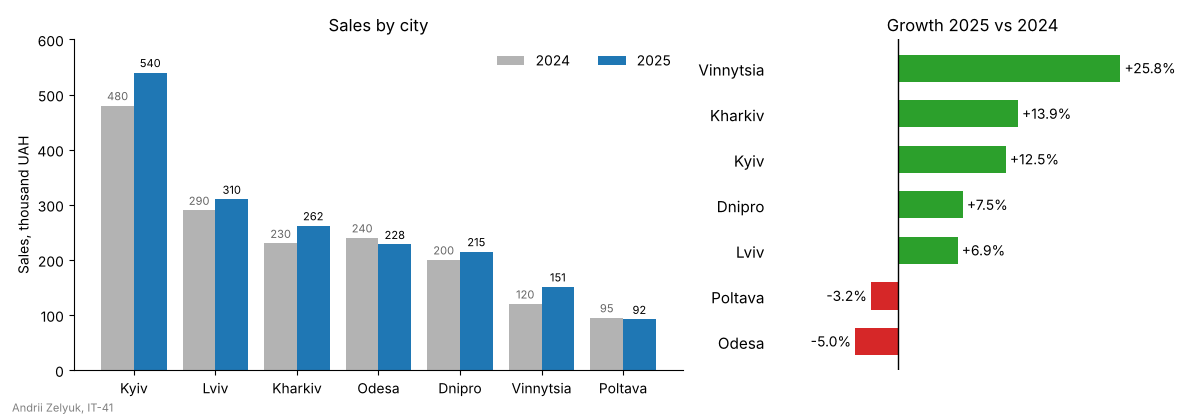

Python code for this plot:
import matplotlib.pyplot as plt
import numpy as np

STUDENT_NAME = "Andrii Zelyuk"   # ім'я та прізвище транслітерацією
STUDENT_GROUP = "IT-41"   # група

cities = ["Lviv", "Poltava", "Kyiv", "Odesa", "Dnipro", "Kharkiv", "Vinnytsia"]
# продажі, тис. грн
sales_2024 = np.array([290, 95, 480, 240, 200, 230, 120])
sales_2025 = np.array([310, 92, 540, 228, 215, 262, 151])

cities = np.array(cities)

fig, (ax_sales, ax_growth) = plt.subplots(
    1, 2, figsize=(12, 4.2), gridspec_kw={"width_ratios": [3, 2]}
)

# --- ліворуч: згруповані стовпчики, міста за продажами 2025 року ---
order = np.argsort(sales_2025)[::-1]
x = np.arange(cities.size)
width = 0.4

bars_2024 = ax_sales.bar(x - width / 2, sales_2024[order], width, color="0.7", label="2024")
bars_2025 = ax_sales.bar(x + width / 2, sales_2025[order], width, color="tab:blue", label="2025")
ax_sales.bar_label(bars_2024, padding=2, fontsize=8, color="0.4")
ax_sales.bar_label(bars_2025, padding=2, fontsize=8)

ax_sales.set_xticks(x, cities[order])
ax_sales.set_ylim(0, 600)
ax_sales.set_ylabel("Sales, thousand UAH")
ax_sales.set_title("Sales by city")
ax_sales.spines[["top", "right"]].set_visible(False)
ax_sales.legend(loc="upper right", ncol=2, frameon=False)

# --- праворуч: зростання, %, впорядковане за зростанням ---
growth = (sales_2025 / sales_2024 - 1) * 100
growth_order = np.argsort(growth)          # barh: найбільше значення - вгорі
values = growth[growth_order]
colors = np.where(values >= 0, "tab:green", "tab:red")

bars = ax_growth.barh(cities[growth_order], values, color=colors, height=0.6)
ax_growth.bar_label(bars, labels=[f"{v:+.1f}%" for v in values], padding=3)
ax_growth.axvline(0, color="black", linewidth=1)

ax_growth.set_xlim(values.min() * 3, values.max() * 1.25)
ax_growth.set_xticks([])
ax_growth.tick_params(axis="y", length=0, labelsize=11)
ax_growth.spines[:].set_visible(False)
ax_growth.set_title("Growth 2025 vs 2024")

fig.text(0.01, 0.02, f"{STUDENT_NAME}, {STUDENT_GROUP}", fontsize=8, color="gray")
fig.tight_layout(rect=(0, 0.02, 1, 1))

fig.savefig("task_1.png", dpi=100)
plt.show()
